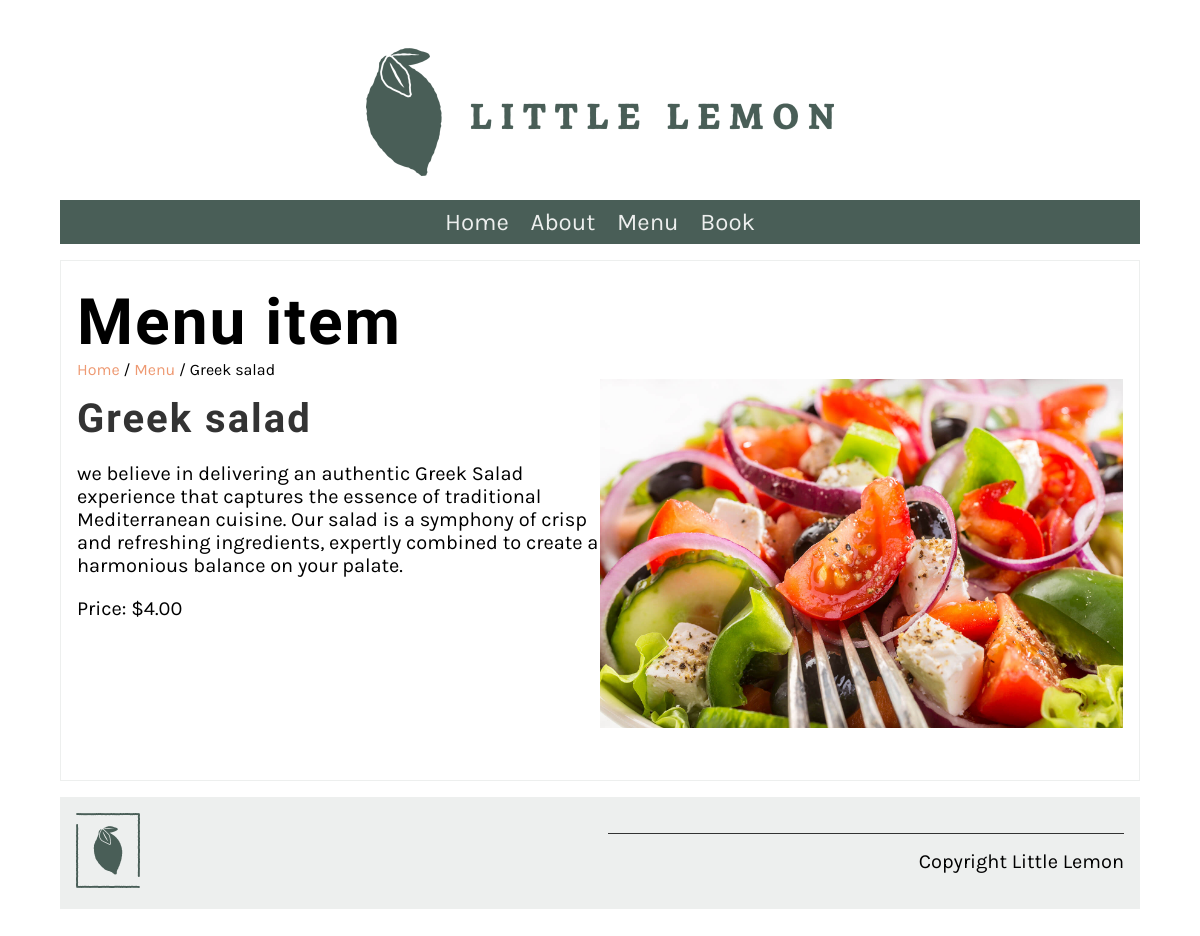
Page /menu_item/2/ on the committed database.
### restaurant/models.py (models this page shows, shortened)
class Menu(models.Model):
   name = models.CharField(max_length=200)
   price = models.IntegerField()
   menu_item_description = models.TextField(max_length=1000, default="")

### restaurant/views.py (the view)
# urls.py: path('menu_item/<int:pk>/', views.display_menu_items, name="menu_item"),
def display_menu_items(request, pk=None):
    if pk:
        menu_item = Menu.objects.get(pk=pk)
    else:
        menu_item = ""
    return render(request, 'menu_item.html', {'menu_item': menu_item})

### restaurant/templates/menu_item.html
{% extends 'base.html' %}
{% load static %}
{% block content %}
<section>
    <article>
        <h1>Menu item</h1>
        <span>
            <a href="{% url 'home' %}">Home</a> /
            <a href="{% url 'menu' %}">Menu</a> /
            {{menu_item.name}}
        </span>
        <div class="row">
            <div class="column">
                <h2>
                    {{menu_item.name}}
                </h2>
                <p>
                    {{menu_item.menu_item_description}}
                </p>
                <p>
                    Price: ${{menu_item.price}}.00
                </p>
            </div>
            <div class="column">
                <img src="/restaurant/static/img/menu_items/{{menu_item.name}}.jpg" alt="{{ menu_item.name}}" />
            </div>
        </div>
    </article>
</section>
{% endblock %}

### restaurant/static/css/style.css (style rules this page uses)
body { font-family: 'Karla', sans-serif; margin-top: 3rem; margin-bottom: 3rem; margin-left: 5%; margin-right: 5%; }
h1, h2, h3, h4, h5, h6 { font-family: 'Markazi Text', serif; letter-spacing: 2px;; }
h1 { font-size: 4rem; margin-top: 1.5rem; margin-bottom: 0; }
h2 { font-size: 2.5rem; color: #333333; margin:1rem 0; }
p, ul { font-size: 1.25rem;; }
a { color: #EE9972; text-decoration: none; }
section { display: flex; gap: 2rem 1rem; margin-top: 1rem; margin-bottom: 1rem; flex-direction: row; }
article { flex:1; }
article img { max-width: 100%; }
main article { border: 1px solid #EDEFEE; padding-left: 1rem; padding-right: 1rem; }
.row { display: flex; flex-direction: row; width: 100%; padding-bottom: 1rem; }
.column { flex-basis: 50%; margin-bottom: 1rem; padding-bottom: 1rem; }

### rows in the picture
Menu: name "Greek salad", menu_item_description "we believe in delivering an authentic Greek Salad experience that captures the essence of traditional Mediterranean cuisine. Our salad is a symphony of crisp and refreshing ingredients, expertly combined to create a harmonious balance on your palate.", price "4", name (picture)
